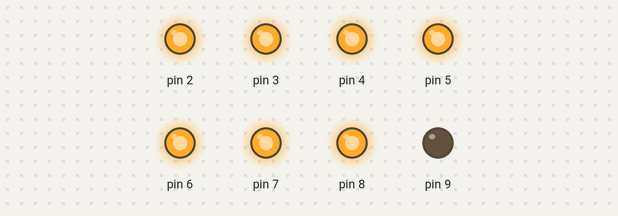
A sketch run on a simulated Arduino Uno, built with avr-gcc and run on an emulated ATmega328P. Parts: output pins drawn as LEDs (lit = HIGH).

Above: at 0.5 s.
At 1.5 s:
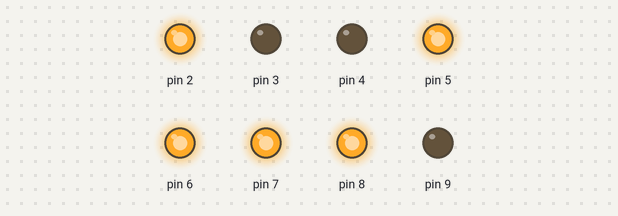
At 2.5 s:
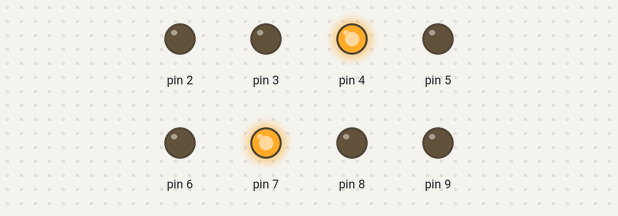
At 3.5 s:
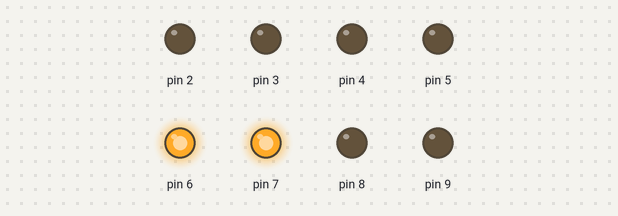
At 4.5 s:
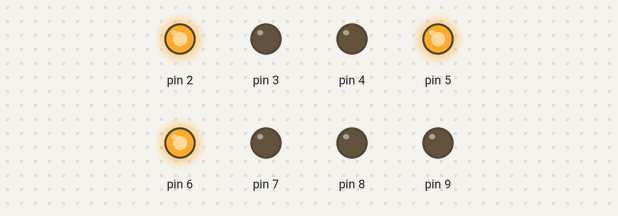
At 5.5 s:
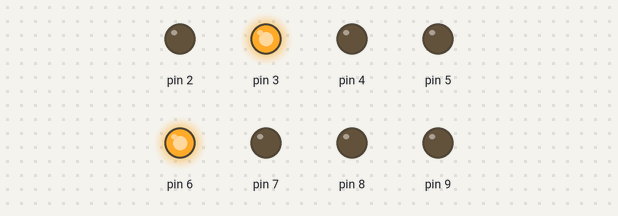
Timing chart, 0 to 7.8 s (numbered marks = the images above):
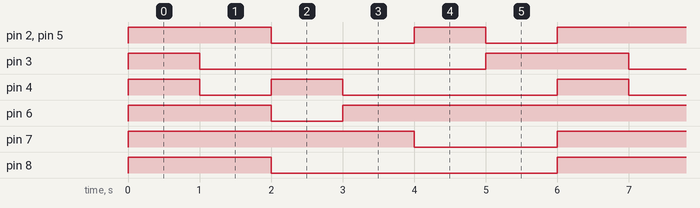

The sketch:

3.ino
```cpp
void setup()
{
    pinMode(2, OUTPUT);
    pinMode(3, OUTPUT);
    pinMode(4, OUTPUT);
    pinMode(5, OUTPUT);
    pinMode(6, OUTPUT);
    pinMode(7, OUTPUT);
 	pinMode(8, OUTPUT);
  	pinMode(9, OUTPUT);
}
void loop()
{
	ZERO();
    ONE();
    TWO();
    THREE();
    FOUR();
    FIVE();

}
void ZERO()
{
  digitalWrite(9, LOW);
    digitalWrite(2, HIGH);
    digitalWrite(3, HIGH);
    digitalWrite(4, HIGH);
    digitalWrite(5, HIGH);
    digitalWrite(6, HIGH);
	digitalWrite(7, HIGH);
    digitalWrite(8, HIGH);
    delay(1000);
}
void ONE()
{
  digitalWrite(9, LOW);
    digitalWrite(2, HIGH);
    digitalWrite(3, LOW);
    digitalWrite(4, LOW);
    digitalWrite(5, HIGH);
    digitalWrite(6, HIGH);
	digitalWrite(7, HIGH);
    digitalWrite(8, HIGH);
  	delay(1000);
}
void TWO()
{
    digitalWrite(9, LOW);
    digitalWrite(2, LOW);
    digitalWrite(3, LOW);
    digitalWrite(4, HIGH);
    digitalWrite(5, LOW);
    digitalWrite(6, LOW);
	digitalWrite(7, HIGH);
    digitalWrite(8, LOW);
    delay(1000);
}
void THREE()
{
    digitalWrite(9, LOW);
    digitalWrite(2, LOW);
    digitalWrite(3, LOW);
    digitalWrite(4, LOW);
    digitalWrite(5, LOW);
    digitalWrite(6, HIGH);
	digitalWrite(7, HIGH);
    digitalWrite(8, LOW);
    delay(1000);
}
void FOUR()
{
    digitalWrite(9, LOW);
    digitalWrite(2, HIGH);
    digitalWrite(3, LOW);
    digitalWrite(4, LOW);
    digitalWrite(5, HIGH);
    digitalWrite(6, HIGH);
	digitalWrite(7, LOW);
    digitalWrite(8, LOW);
    delay(1000);
}
void FIVE()
{
    digitalWrite(9, LOW);
    digitalWrite(2, LOW);
    digitalWrite(3, HIGH);
    digitalWrite(4, LOW);
    digitalWrite(5, LOW);
    digitalWrite(6, HIGH);
	digitalWrite(7, LOW);
    digitalWrite(8, LOW);
    delay(1000);
}
```

Measured:
- by itself, pin 2, pin 5: repeats every 6.0 s: LOW 2.0 s, HIGH 1.0 s, LOW 1.0 s, HIGH 2.0 s
- by itself, pin 3: repeats every 6.0 s: LOW 4.0 s, HIGH 2.0 s
- by itself, pin 4: repeats every 6.0 s: LOW 1.0 s, HIGH 1.0 s, LOW 3.0 s, HIGH 1.0 s
- by itself, pin 6: repeats every 6.0 s: LOW 1.0 s, HIGH 5.0 s
- by itself, pin 7: alternates HIGH for 4.0 s and LOW for 2.0 s
- by itself, pin 8: alternates HIGH for 2.0 s and LOW for 4.0 s
